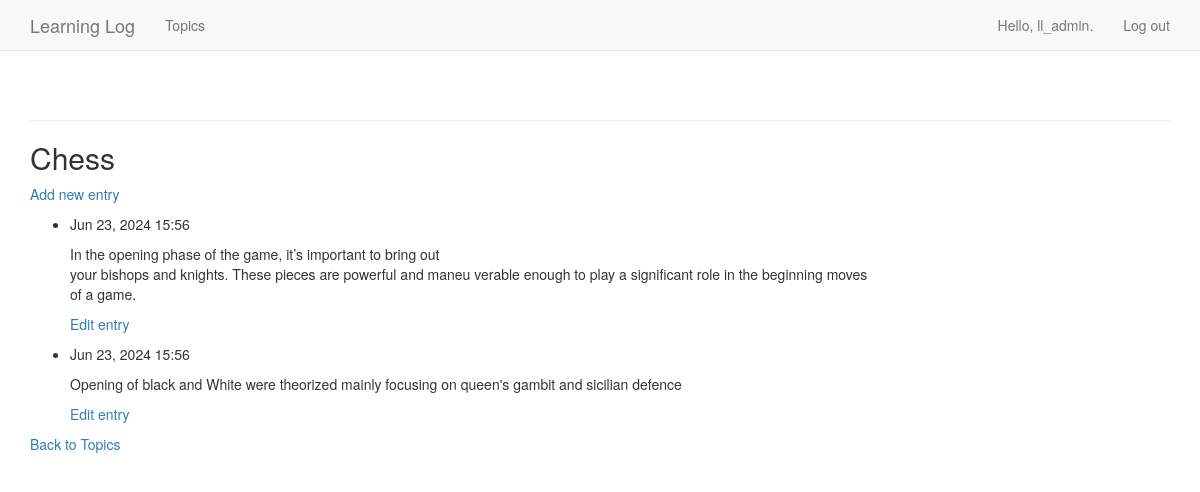
The page /topics/1/ (signed in) on the database its author committed.
### learning_logs/models.py (models this page shows, shortened)
class Topic(models.Model):
    text = models.CharField(max_length=200)
    date_added = models.DateTimeField(auto_now_add=True)
    owner = models.ForeignKey(User, on_delete=models.CASCADE)  # Specify on_delete
    def __str__(self):
        return self.text

class Entry(models.Model):
    topic = models.ForeignKey(Topic, on_delete=models.CASCADE)  # Specify on_delete
    text = models.TextField()
    date_added = models.DateTimeField(auto_now_add=True)
    class Meta:
        verbose_name_plural = 'entries'

### learning_logs/views.py (the view)
# urls.py: path('topics/<int:topic_id>/', views.topic, name='topic'),
@login_required
def topic(request, topic_id):
    topic = get_object_or_404(Topic, id=topic_id)
    if topic.owner != request.user:
        raise Http404
    entries = topic.entry_set.order_by('-date_added')
    context = {'topic': topic, 'entries': entries}
    return render(request, 'learning_logs/topic.html', context)

### learning_logs/Templates/learning_logs/topic.html
{% extends "learning_logs/base.html" %}
{% block content %}
  <h2>{{ topic }}</h2>
  <p><a href="{% url 'learning_logs:new_entry' topic.id %}">Add new entry</a></p>
  <ul>
    {% for entry in entries %}
      <li>
        <p>{{ entry.date_added|date:'M d, Y H:i' }}</p>
        <p>{{ entry.text|linebreaks }}</p>
        <p><a href="{% url 'learning_logs:edit_entry' entry.id %}">Edit entry</a></p>
      </li>
    {% empty %}
      <li>No entries have been added yet.</li>
    {% endfor %}
  </ul>
  <p><a href="{% url 'learning_logs:topics' %}">Back to Topics</a></p>
{% endblock content %}

### learning_logs/Templates/learning_logs/base.html (shortened to what this page needs)
{% load bootstrap3 %}
<!DOCTYPE html>
<html lang="en">
<head>
    {% bootstrap_css %}
</head>
<body>
<nav class="navbar navbar-default navbar-static-top">
    <div class="container">
        <div class="navbar-header">
            <a class="navbar-brand" href="{% url 'learning_logs:index' %}">
                Learning Log
            </a>
        </div>
        <div id="navbar" class="navbar-collapse collapse">
            <ul class="nav navbar-nav">
                <li><a href="{% url 'learning_logs:topics' %}">Topics</a></li>
            </ul>
            <ul class="nav navbar-nav navbar-right">
                {% if user.is_authenticated %}
                    <li><a>Hello, {{ user.username }}.</a></li>
                    <li><a href="{% url 'users:logout' %}">Log out</a></li>
                {% else %}
                    <li><a href="{% url 'users:register' %}">Register</a></li>
                    <li><a href="{% url 'users:login' %}">Log in</a></li>
                {% endif %}
            </ul>
        </div>
    </div>
</nav>
<div class="container">
    <div class="page-header">
    </div>
    <div>
        {% block content %}{% endblock content %}
    </div>
</div>
</body>
</html>
</body>
</html>

### rows shown on the page
Topic: text "Chess"
Entry: date_added "Jun 23, 2024 15:56", text "In the opening phase of the game, it’s important to bring out your bishops and knights. These pieces are powerful and maneu\u0002verable enough to play a significant role in the beginning moves of a game."
Entry: date_added "Jun 23, 2024 15:56", text "Opening of black and White were theorized mainly focusing on queen's gambit and sicilian defence"

### other values the page prints
{{ user.username }} "ll_admin"
